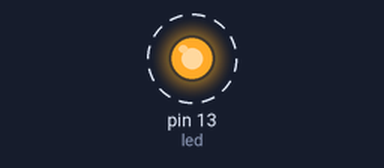
The sketch below on a simulated Arduino Uno, built with avr-gcc and run on an emulated ATmega328P. Shown: output pins drawn as LEDs (lit = HIGH). Dashed ring = blinking.

Above: at 0.2 s.
Timing chart, 0 to 3.0 s (numbered marks = the images above):
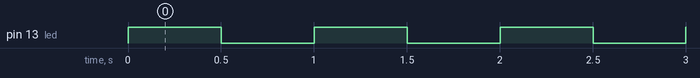

Measured:
- by itself, pin 13 (led): alternates HIGH for 0.50 s and LOW for 0.50 s

The sketch:

timers_with_isr.ino
```cpp
ISR(TIMER1_COMPA_vect) {
  // blink led
  PORTB ^= (1 << PB5);
}

void setup() {
  // led setup
  DDRB |= (1 << PB5); // set led as OUTPUT

  // initialize timer
  cli();

  TCCR1A = 0;
  TCCR1B = 0;
  TCNT1 = 0;

  OCR1A = 31249; // compare match register 16Mhz / 256 / 2Hz-1
  TCCR1B |= (1 << WGM12); // CTC mode
  TCCR1B |= (1 << CS12); // 256 prescaler
  TIMSK1 |= (1 << OCIE1A); // enable timer compare interrupt

  sei();
}

void loop() {
  // put your main code here, to run repeatedly:

}
```
